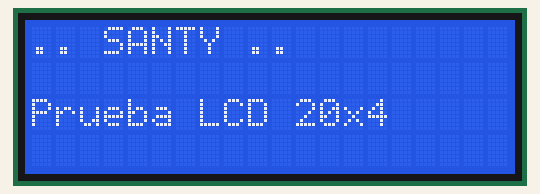
Simulated run of this sketch. Board: Arduino Uno, built with avr-gcc and run on an emulated ATmega328P. Parts: 20×4 character LCD.

Above: at 0.1 s.
At 3.29 s:
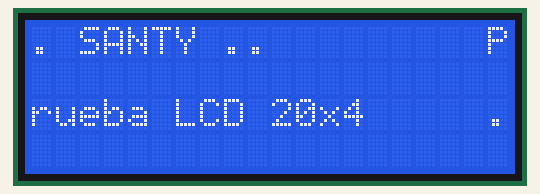
At 5.29 s:
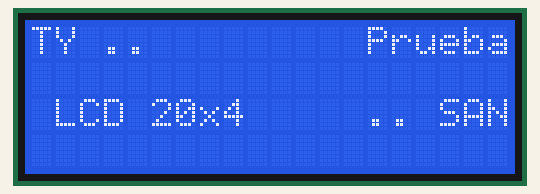
At 7.3 s:
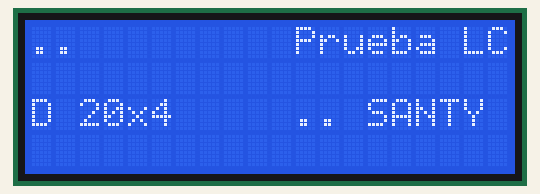
At 9.3 s:
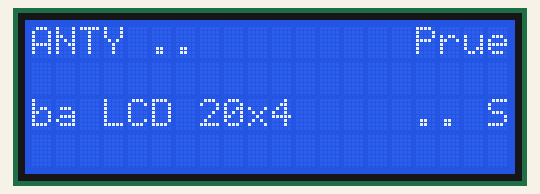
At 11.71 s:
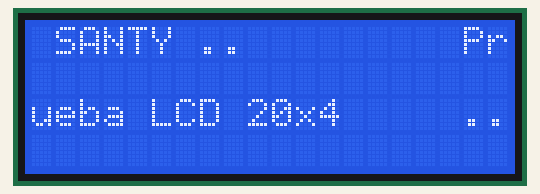

Measured:
- by itself, everything shown: repeats every 8.0 s, in 20 steps
- what the display in image 1 shows lasts 0.4 s, from 3.1 s to 3.5 s

The sketch:

Screen20x4_I2C.ino
```cpp
#include<Wire.h>
#include <LiquidCrystal_I2C.h>
LiquidCrystal_I2C lcd(0x27,20,4);

void setup() {
  lcd.init();
  lcd.backlight();
  lcd.clear();
  lcd.setCursor(0,0);
  lcd.print(".. SANTY .."); // Message to display
  lcd.setCursor(0,2);
  lcd.print("Prueba LCD 20x4 "); // Message 2 to display
  delay(3000); // Wait 3 seconds with static message
}

void loop() {
  for(int c=0;c<10;c++){
  lcd.scrollDisplayLeft(); // Movement to the left
  delay(400);
  }
  for(int c=0; c<10;c++){
  lcd.scrollDisplayRight();  // Right movement
  delay(400);
  }
}
```
